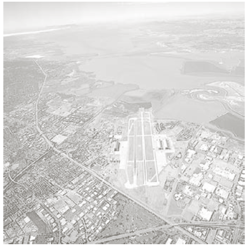
//> input picture images/Aerial_image.png, 249 x 247 px, given in place of lena.png, which was not available
$ ./_3_filter   (built with g++ and OpenCV 4)
//> lines starting //> are read from the running program, lines starting //| are printed output that depends on the picture; pictures that were not available may be replaced by others from this repository, and a replacement may not be noted
#include "opencv2/opencv.hpp"
#include <iostream>

using namespace cv;
using namespace std;

int main() {
    Mat lena, moon, saltnpepper;
    Mat lena_blurred;
    Mat lena_left, lena_right, lena_filtered_left, lena_filtered_right;
    Mat moon_lap, moon_sharp, moon_left, moon_right, moon_filtered_left, moon_filtered_right;
    Mat lena_filtered, moon_filtered, saltnpepper_filtered;

    lena = imread("./images/lena.png", 0);
//> lena: 247 rows x 249 cols, CV_8UC1; min 109, max 255, mean 212.8
    moon = imread("./images/moon.png", 0);
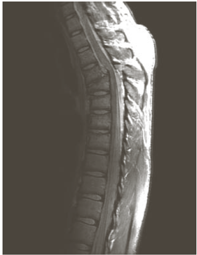
//> input picture images/Fracture_spline.png, 197 x 255 px, given in place of moon.png, which was not available
//> moon: 255 rows x 197 cols, CV_8UC1; min 53, max 255, mean 96.8
    saltnpepper = imread("./images/saltnpepper.png", 0);
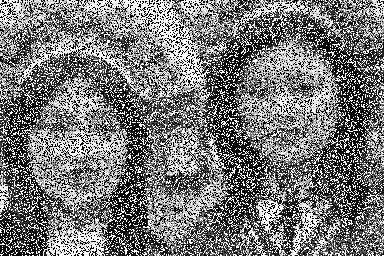
//> input picture images/saltnpepper.png, 384 x 256 px
//> saltnpepper is the input picture: 256 rows x 384 cols, CV_8UC1; min 0, max 255, mean 120.1

    if (lena.empty() || moon.empty() || saltnpepper.empty())
        return 0;

    // #1. Perform Average filtering on the left-half of the image
    blur(lena, lena_blurred, Size(7, 7));

    lena_left = lena_blurred(Rect(0, 0, lena_blurred.cols/2, lena_blurred.rows));
    lena_right = lena(Rect(lena.cols / 2, 0, lena.cols / 2, lena.rows));
    lena_filtered = Mat::zeros(lena.size(), lena.type());
    lena_filtered_left = lena_filtered(Rect(0, 0, lena_filtered.cols / 2, lena_filtered.rows));
    lena_filtered_right = lena_filtered(Rect(lena_filtered.cols / 2, 0, lena_filtered.cols / 2, lena_filtered.rows));

    add(lena_left, lena_filtered_left, lena_filtered_left);
    add(lena_right, lena_filtered_right, lena_filtered_right);


    // #2. Perform sharpening on the right-half of the image
    Laplacian(moon, moon_lap, CV_16S);
    convertScaleAbs(moon_lap, moon_lap);
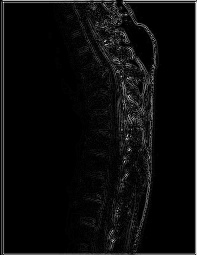
//> moon_lap: 255 rows x 197 cols, CV_8UC1; min 0, max 243, mean 11.9
    add(moon_lap, moon, moon_sharp);

    moon_filtered = Mat::zeros(moon.size(), moon.type());
    moon_filtered_left = moon_filtered(Rect(0, 0, moon_filtered.cols/2, moon_filtered.rows));
    moon_filtered_right = moon_filtered(Rect(moon_filtered.cols/2, 0, moon_filtered.cols/2, moon_filtered.rows));
    moon_left = moon(Rect(0, 0, moon.cols / 2, moon.rows));
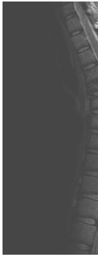
//> moon_left: 255 rows x 98 cols, CV_8UC1; min 53, max 255, mean 79.8
    moon_right = moon_sharp(Rect(moon_sharp.cols/2, 0, moon_sharp.cols/2, moon_sharp.rows));
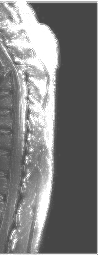
//> moon_right: 255 rows x 98 cols, CV_8UC1; min 70, max 255, mean 125.3

    add(moon_left, moon_filtered_left, moon_filtered_left);
    add(moon_right, moon_filtered_right, moon_filtered_right);


    // #3. Perform median filtering on the image
    medianBlur(saltnpepper, saltnpepper_filtered, 9);
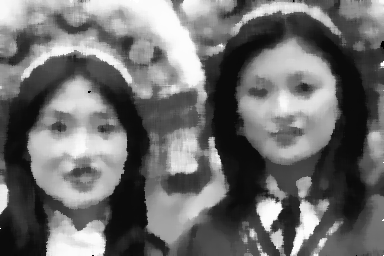
//> saltnpepper_filtered: 256 rows x 384 cols, CV_8UC1; min 0, max 255, mean 109.7


    // Show images
    imshow("lena", lena);
    imshow("lena_filtered", lena_filtered);
    imshow("moon", moon);
    imshow("moon_filter", moon_filtered);
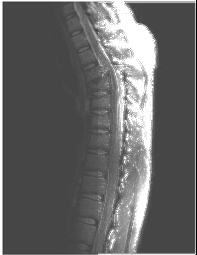
//> window 'moon_filter': 255 rows x 197 cols, CV_8UC1; min 0, max 255, mean 102
    imshow("saltnpepper", saltnpepper);
    imshow("saltnpepper_filtered", saltnpepper_filtered);

    waitKey(0);
}
